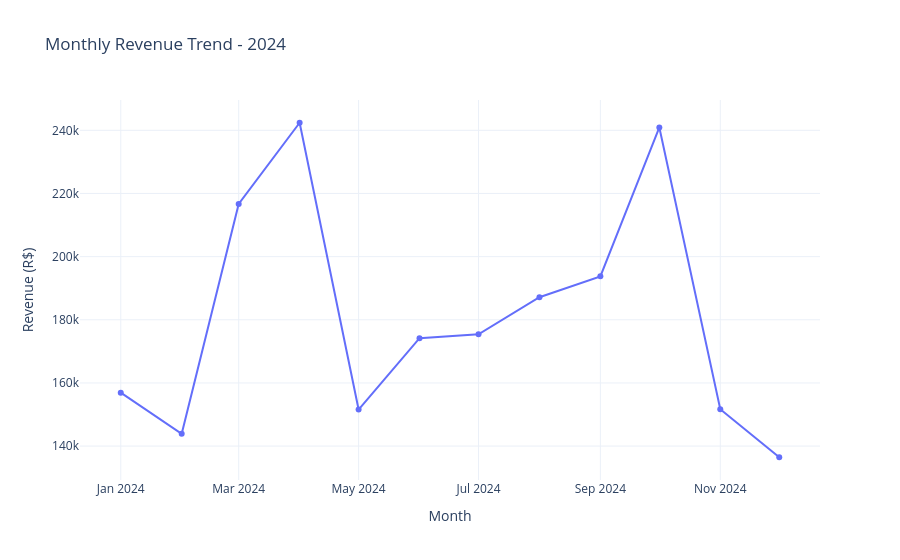

Notebook source saved alongside this figure:
### Code cell
# Monthly revenue
monthly_revenue = (
    sales_df.set_index("order_date")
    .resample("MS")["revenue"]
    .sum()
    .reset_index()
)

monthly_revenue["month"] = (
    monthly_revenue["order_date"].dt.strftime("%b")
)

display(monthly_revenue)

# Visualization
fig = px.line(
    monthly_revenue,
    x="order_date",
    y="revenue",
    markers=True,
    title="Monthly Revenue Trend - 2024",
    labels={
        "order_date": "Month",
        "revenue": "Revenue (R$)"
    }
)

fig.update_layout(
    template="plotly_white",
    xaxis_title="Month",
    yaxis_title="Revenue (R$)"
)

fig.show()

### Figure 1 — Plotly figure (JSON) as saved in the notebook; plotly's stock layout.template omitted (floating-point values rounded to 4 significant figures)
{"data": [{"hovertemplate": "Month=%{x}<br>Revenue (R$)=%{y}<extra></extra>", "legendgroup": "", "line": {"color": "#636efa", "dash": "solid"}, "marker": {"symbol": "circle"}, "mode": "lines+markers", "name": "", "orientation": "v", "showlegend": false, "type": "scatter", "x": ["2024-01-01T00:00:00.000000", "2024-02-01T00:00:00.000000", "2024-03-01T00:00:00.000000", "2024-04-01T00:00:00.000000", "2024-05-01T00:00:00.000000", "2024-06-01T00:00:00.000000", "2024-07-01T00:00:00.000000", "2024-08-01T00:00:00.000000", "2024-09-01T00:00:00.000000", "2024-10-01T00:00:00.000000", "2024-11-01T00:00:00.000000", "2024-12-01T00:00:00.000000"], "xaxis": "x", "y": [156900.0, 143900.0, 216700.0, 242400.0, 151600.0, 174200.0, 175400.0, 187100.0, 193800.0, 240900.0, 151700.0, 136500.0], "yaxis": "y"}], "layout": {"legend": {"tracegroupgap": 0}, "title": {"text": "Monthly Revenue Trend - 2024"}, "xaxis": {"anchor": "y", "domain": [0, 1], "title": {"text": "Month"}}, "yaxis": {"anchor": "x", "domain": [0, 1], "title": {"text": "Revenue (R$)"}}}}
